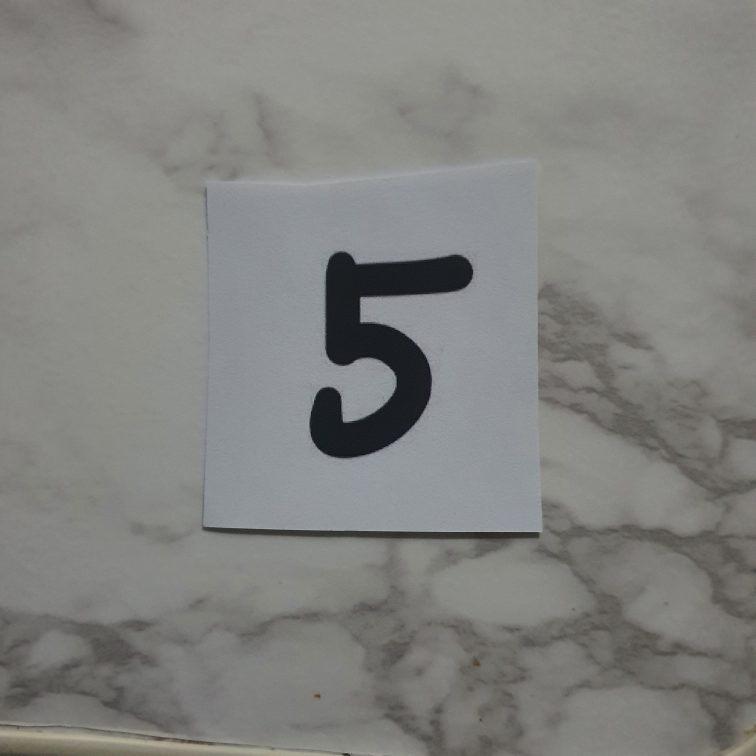
#> input picture five.jpg, 3024 x 3024 px (shown at 1/4 size)
$ python -i utils.py   (imports and definitions only)
#> lines starting #> are read from the running program, lines starting #| are printed output that depends on the picture; after the words box and inside, x2 and y2 are one past the last pixel; in counts of white or black regions, pixels touching at a corner belong together
#> further down, picture is the input picture: shape (3024, 3024, 3); mean B, G, R 127.3, 130.1, 129.4
import cv2
import numpy as np
import math
from pyzbar.pyzbar import decode
from scipy.spatial import distance as dist

############################################
FONT = cv2.FONT_HERSHEY_SIMPLEX

COLOR = {
  'red': [[0, 0, 50], [50, 50, 255]],
  'blue': [[50, 0, 0], [255, 50, 50]],
  'green': [[0, 50, 0], [50, 255, 50]],
}

SHAPE = {
    'triangle': False,
    'rectangle': False,
    'circle': False,
}
############################################

# [11 lines left out: functions stop, send_rc_control, not called in this run]

'''
DETECT QR CODE

@params   frame: numpy형식의 frames

return    Bounding box + QR data가 추가된 image

'''
# [25 lines left out: function read_QR, not called in this run]

'''
Draw rectangle and text

@params   frame: numpy형식의 frames
@params   points: contour
@params   coolr: 식별할 color name

'''
# [27 lines left out: functions getRectInfo, setLabel, not called in this run]

'''
Detect RECTANGLE AND COLOR

@params   frame: numpy형식의 frames
@params   color: 식별할 color name

return    Bounding box + color가 추가된 image

'''

def identify_shapes(frame, color, shapes = 'rectangle'):
#> called with color = 'blue', shapes = 'rectangle'
    detect = False
    info = (0, 0, (0, 0), 0)

    if type(shapes) is tuple:
        for shape in shapes:
            SHAPE[shape] = True
    elif type(shapes) is str:
        SHAPE[shapes] = True

    color = color.lower()
    lower_color = np.array(COLOR[color][0])
    upper_color = np.array(COLOR[color][1])

    mask = cv2.inRange(frame, lower_color, upper_color)
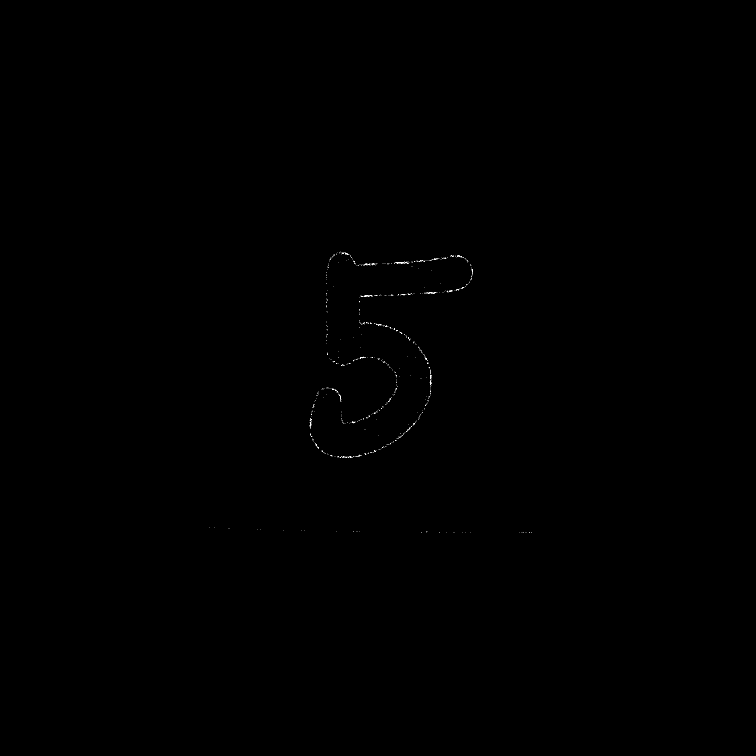
#> mask: shape (3024, 3024) (shown at 1/4 size); 0.03% white in thin lines or dots, all inside (x1, y1, x2, y2) = (836, 1007, 2127, 2131)
    mask = cv2.erode(mask, None)
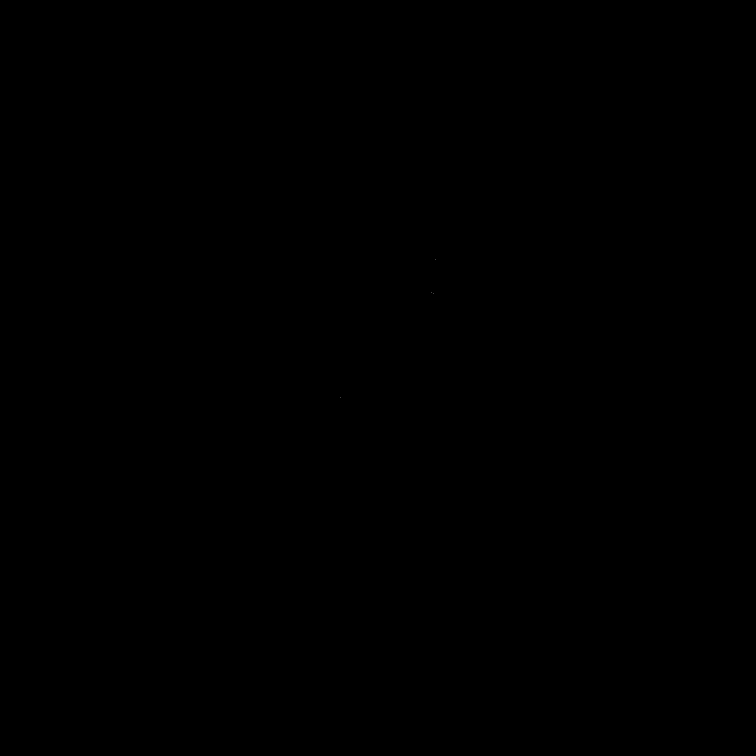
#> mask: shape (3024, 3024) (shown at 1/4 size); 0% white in thin lines or dots, all inside (x1, y1, x2, y2) = (1362, 1038, 1741, 1590)

    contours,_ = cv2.findContours(mask, cv2.RETR_EXTERNAL, cv2.CHAIN_APPROX_NONE)
#> contours = 4 contours, all with area under 20
    for pts in contours:
        if cv2.contourArea(pts) < 400:
            continue
        approx = cv2.approxPolyDP(pts, cv2.arcLength(pts, True) * 0.02, True)
        vtc = len(approx)
        if SHAPE['triangle'] and vtc == 3:
            print(f"DETECT COLOR\t:    {color.upper()}")
            info = getRectInfo(pts)
            setLabel(frame, info, f'{color.upper()} Marker')
            detect = True

        elif SHAPE['rectangle'] and vtc == 4:
            print(f"DETECT COLOR\t:    {color.upper()}")
            info = getRectInfo(pts)
            setLabel(frame, info, f'{color.upper()} Marker')
            detect = True

        elif SHAPE['circle'] and vtc > 4:
            info = getRectInfo(pts)
            area = cv2.contourArea(pts)
            _, radius = cv2.minEnclosingCircle(pts)

            ratio = radius * radius * math.pi / area

            if int(ratio) == 1:
                setLabel(frame, info, f'{color.upper()} Marker')
#> this loop made 4 passes
#> pts on passes 1 to 4: [[1362, 1589]], [[1732, 1172]], [[1724, 1170]], [[1740, 1038]]

    return detect, frame, info

def identify_b_g(frame):
#> (the run stopped early here; a loop or call above may not have finished)

$ run again, on six.jpg
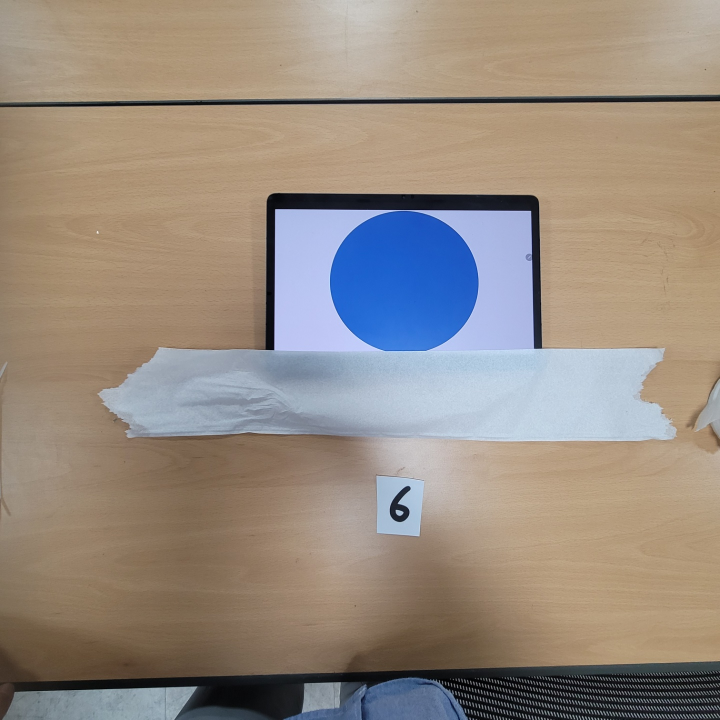
#> input picture six.jpg, 1440 x 1440 px (shown at 1/2 size)
#> picture is the input picture: shape (1440, 1440, 3); mean B, G, R 128.6, 139.4, 151.1
#> in identify_shapes, `mask = cv2.inRange(frame, lower_color, upper_color)`:
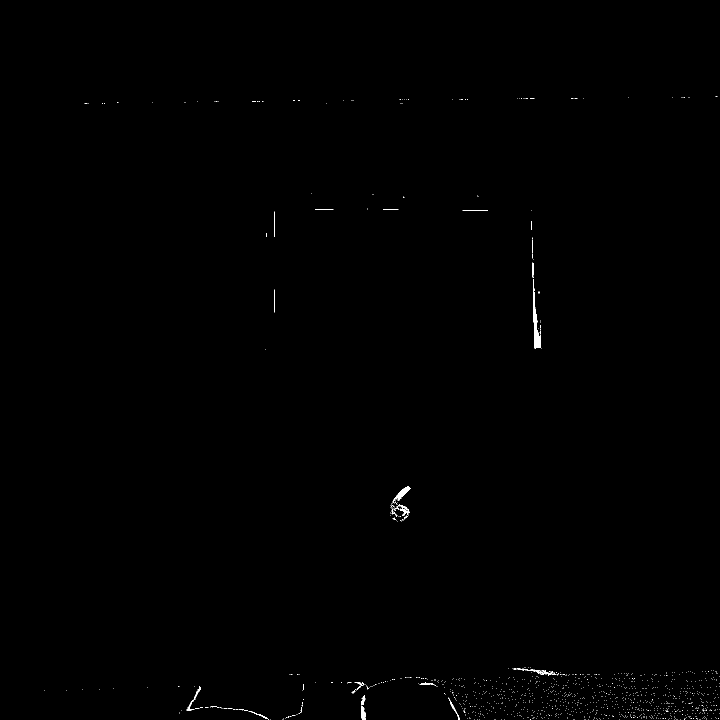
#> mask: shape (1440, 1440) (shown at 1/2 size); 0.21% white; 1141 white regions (1116 under 20 px), largest, box (x1, y1, x2, y2) and area: (1066, 558, 1082, 697) 836, (785, 973, 821, 1007) 343, (722, 1411, 732, 1440) 180
#> contours = 29 contours, 26 with area under 20; largest, box (x1, y1, x2, y2) and area: (1068, 603, 1081, 696) 393, (795, 974, 817, 996) 100, (724, 1421, 730, 1440) 72
#> the loop in identify_shapes, `for pts in contours:` made 29 passes
#> pts on passes 1, 2, 3, 4, 6, 7, 8, 9: [[918, 1439]], [[917, 1436]], [[531, 1435]], [[527, 1433]], [[375, 1419], [376, 1419]], [[906, 1414], [906, 1415]], [[904, 1411], [905, 1412]], [[380, 1410], [379, 1411]]
